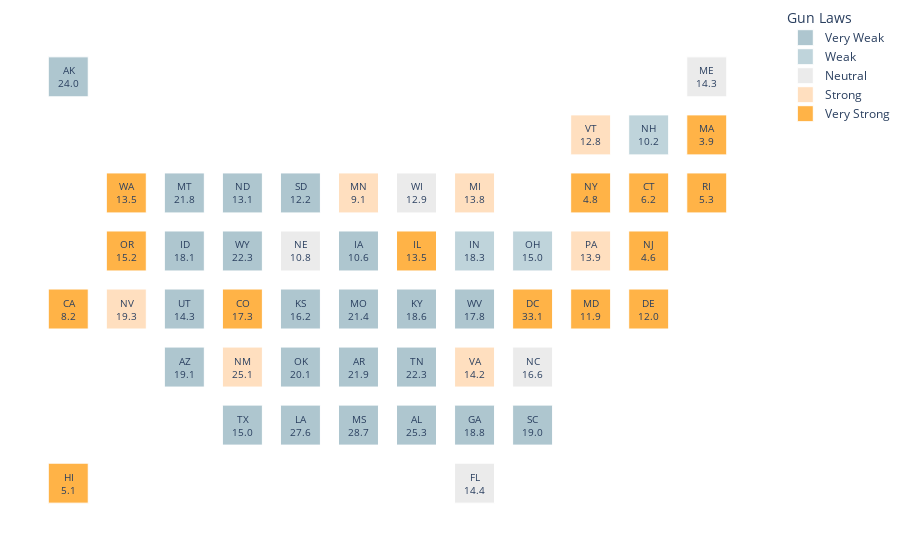

This figure's notebook cell:
### Code cell
import pandas as pd
import plotly.express as px

# 0) Start from your dataframe
df = merged.copy()

# 1) Make sure rate is numeric and build a Likert column from gun_laws
df["rate"] = pd.to_numeric(df["rate"], errors="coerce")

# If you already have a likert column, skip this assignment
df["likert"] = df["gun_laws"]

# 2) Define ordered Likert levels so the legend sorts logically
order = ["Very Weak", "Weak", "Neutral", "Strong", "Very Strong"]
df["Gun Laws"] = pd.Categorical(df["likert"], categories=order, ordered=True)

# 3) Tiled US grid positions
nyt_states = pd.read_csv("https://raw.githubusercontent.com/kristw/gridmap-layout-usa/refs/heads/master/dist/gridmap-layout-usa.csv")

# 4) Merge by state code
df2 = df.merge(nyt_states, left_on="state_code", right_on="key", how="left")

df2["y"] = df2["y"] * -1

# 5) Safety check for any states missing a grid placement
missing = df2[df2["x"].isna()]
if not missing.empty:
    print("Warning: missing grid placement for:", sorted(missing["state_code"].unique().tolist()))
    
likert_colors = ["#AEC6CF", "#BFD4DB", "#EBEBEB", "#FFDFBF", "#FFB347"]

# 7) Build the figure
fig = px.scatter(
    df2, x="x", y="y",
    color="Gun Laws",
    hover_name="state",
    hover_data={
        "Gun Death Rate": df2["rate"],
        "Homicide Rate": df2["fa_homicide_rate"],
        "Suicide": df2["fa_suicide_rate"],
        "gun_laws": True,
        "x": False, "y": False, "x": False, "y": False
    },
    category_orders={"Gun Laws": order},
    color_discrete_sequence=likert_colors
)

# Square tiles
fig.update_traces(marker=dict(symbol="square", size=40, line=dict(color="white", width=1)))

# 8) Add tile labels: state code and rate
for _, r in df2.dropna(subset=["x","y"]).iterrows():
    fig.add_annotation(
        x=r["x"], y=r["y"],
        text=f"{r['state_code']}<br>{r['rate']:.1f}" if pd.notna(r["rate"]) else f"{r['state_code']}",
        showarrow=False,
        font=dict(size=10)
    )

# 9) Style
fig.update_xaxes(visible=False)
fig.update_yaxes(visible=False, scaleanchor="x", scaleratio=1)
fig.update_layout(
    plot_bgcolor="white",
    margin=dict(l=5, r=5, t=5, b=5)
)

fig.show()

### Figure 1 — Plotly figure (JSON) as saved in the notebook; plotly's stock layout.template omitted (floating-point values rounded to 4 significant figures)
{"data": [{"customdata": [[25.3, 12.4, 12.1, "Very Weak"], [24, 6.4, 16.4, "Very Weak"], [19.1, 5.5, 12.8, "Very Weak"], [21.9, 8.6, 12.8, "Very Weak"], [18.8, 8.1, 10.1, "Very Weak"], [18.1, 1.7, 15.5, "Very Weak"], [10.6, 2.3, 8.3, "Very Weak"], [16.2, 4.7, 10.9, "Very Weak"], [18.6, 5.7, 12, "Very Weak"], [27.6, 16.1, 10.6, "Very Weak"], [28.7, 16.8, 11, "Very Weak"], [21.4, 8.5, 12, "Very Weak"], [21.8, 2.6, 18.2, "Very Weak"], [13.1, 2.2, 10.8, "Very Weak"], [20.1, 5.5, 14.1, "Very Weak"], [19, 8.4, 9.9, "Very Weak"], [12.2, 1.2, 9.7, "Very Weak"], [22.3, 9.4, 12.3, "Very Weak"], [15, 5.6, 8.8, "Very Weak"], [14.3, 1.8, 12.1, "Very Weak"], [17.8, 3.5, 13.8, "Very Weak"], [22.3, 1.7, 19.9, "Very Weak"]], "hovertemplate": "<b>%{hovertext}</b><br><br>Gun Laws=Very Weak<br>Gun Death Rate=%{customdata[0]}<br>Homicide Rate=%{customdata[1]}<br>Suicide=%{customdata[2]}<br>gun_laws=%{customdata[3]}<extra></extra>", "hovertext": ["Alabama", "Alaska", "Arizona", "Arkansas", "Georgia", "Idaho", "Iowa", "Kansas", "Kentucky", "Louisiana", "Mississippi", "Missouri", "Montana", "North Dakota", "Oklahoma", "South Carolina", "South Dakota", "Tennessee", "Texas", "Utah", "West Virginia", "Wyoming"], "legendgroup": "Very Weak", "marker": {"color": "#AEC6CF", "line": {"color": "white", "width": 1}, "size": 40, "symbol": "square"}, "mode": "markers", "name": "Very Weak", "orientation": "v", "showlegend": true, "type": "scatter", "x": [6, 0, 2, 5, 7, 2, 5, 4, 6, 4, 5, 5, 2, 3, 4, 8, 4, 6, 3, 2, 7, 3], "xaxis": "x", "y": [-6, 0, -5, -5, -6, -3, -3, -4, -4, -6, -6, -4, -2, -2, -5, -6, -2, -5, -6, -4, -4, -3], "yaxis": "y"}, {"customdata": [[18.3, 6.4, 11, "Weak"], [10.2, 1, 8.7, "Weak"], [15, 5.9, 8.8, "Weak"]], "hovertemplate": "<b>%{hovertext}</b><br><br>Gun Laws=Weak<br>Gun Death Rate=%{customdata[0]}<br>Homicide Rate=%{customdata[1]}<br>Suicide=%{customdata[2]}<br>gun_laws=%{customdata[3]}<extra></extra>", "hovertext": ["Indiana", "New Hampshire", "Ohio"], "legendgroup": "Weak", "marker": {"color": "#BFD4DB", "line": {"color": "white", "width": 1}, "size": 40, "symbol": "square"}, "mode": "markers", "name": "Weak", "orientation": "v", "showlegend": true, "type": "scatter", "x": [7, 10, 8], "xaxis": "x", "y": [-3, -1, -3], "yaxis": "y"}, {"customdata": [[14.4, 4.7, 9.3, "Neutral"], [14.3, 2.6, 11.3, "Neutral"], [10.8, 1.7, 8.3, "Neutral"], [16.6, 6.7, 9.2, "Neutral"], [12.9, 4, 8.5, "Neutral"]], "hovertemplate": "<b>%{hovertext}</b><br><br>Gun Laws=Neutral<br>Gun Death Rate=%{customdata[0]}<br>Homicide Rate=%{customdata[1]}<br>Suicide=%{customdata[2]}<br>gun_laws=%{customdata[3]}<extra></extra>", "hovertext": ["Florida", "Maine", "Nebraska", "North Carolina", "Wisconsin"], "legendgroup": "Neutral", "marker": {"color": "#EBEBEB", "line": {"color": "white", "width": 1}, "size": 40, "symbol": "square"}, "mode": "markers", "name": "Neutral", "orientation": "v", "showlegend": true, "type": "scatter", "x": [7, 11, 4, 8, 6], "xaxis": "x", "y": [-7, 0, -3, -5, -2], "yaxis": "y"}, {"customdata": [[13.8, 5.2, 8.3, "Strong"], [9.1, 2.2, 6.6, "Strong"], [19.3, 5.8, 13.1, "Strong"], [25.1, 10.3, 13.4, "Strong"], [13.9, 5.3, 8.3, "Strong"], [12.8, 2.2, 10.5, "Strong"], [14.2, 5.4, 8.4, "Strong"]], "hovertemplate": "<b>%{hovertext}</b><br><br>Gun Laws=Strong<br>Gun Death Rate=%{customdata[0]}<br>Homicide Rate=%{customdata[1]}<br>Suicide=%{customdata[2]}<br>gun_laws=%{customdata[3]}<extra></extra>", "hovertext": ["Michigan", "Minnesota", "Nevada", "New Mexico", "Pennsylvania", "Vermont", "Virginia"], "legendgroup": "Strong", "marker": {"color": "#FFDFBF", "line": {"color": "white", "width": 1}, "size": 40, "symbol": "square"}, "mode": "markers", "name": "Strong", "orientation": "v", "showlegend": true, "type": "scatter", "x": [7, 5, 1, 3, 9, 9, 7], "xaxis": "x", "y": [-2, -2, -4, -5, -3, -1, -5], "yaxis": "y"}, {"customdata": [[8.2, 3.7, 4.2, "Very Strong"], [17.3, 4.4, 12.3, "Very Strong"], [6.2, 2.9, 3.1, "Very Strong"], [12, 4.2, 7.4, "Very Strong"], [33.1, 31.1, 1.5, "Very Strong"], [5.1, 1.4, 3.5, "Very Strong"], [13.5, 7.7, 5.5, "Very Strong"], [11.9, 7.5, 4.3, "Very Strong"], [3.9, 1.7, 2.1, "Very Strong"], [4.6, 2.2, 2.3, "Very Strong"], [4.8, 2.2, 2.5, "Very Strong"], [15.2, 3.2, 11.6, "Very Strong"], [5.3, 1.6, 3.5, "Very Strong"], [13.5, 4.1, 8.9, "Very Strong"]], "hovertemplate": "<b>%{hovertext}</b><br><br>Gun Laws=Very Strong<br>Gun Death Rate=%{customdata[0]}<br>Homicide Rate=%{customdata[1]}<br>Suicide=%{customdata[2]}<br>gun_laws=%{customdata[3]}<extra></extra>", "hovertext": ["California", "Colorado", "Connecticut", "Delaware", "District of Columbia", "Hawaii", "Illinois", "Maryland", "Massachusetts", "New Jersey", "New York", "Oregon", "Rhode Island", "Washington"], "legendgroup": "Very Strong", "marker": {"color": "#FFB347", "line": {"color": "white", "width": 1}, "size": 40, "symbol": "square"}, "mode": "markers", "name": "Very Strong", "orientation": "v", "showlegend": true, "type": "scatter", "x": [0, 3, 10, 10, 8, 0, 6, 9, 11, 10, 9, 1, 11, 1], "xaxis": "x", "y": [-4, -4, -2, -4, -4, -7, -3, -4, -1, -3, -2, -3, -2, -2], "yaxis": "y"}], "layout": {"annotations": [{"font": {"size": 10}, "showarrow": false, "text": "AL<br>25.3", "x": 6, "y": -6}, {"font": {"size": 10}, "showarrow": false, "text": "AK<br>24.0", "x": 0, "y": 0}, {"font": {"size": 10}, "showarrow": false, "text": "AZ<br>19.1", "x": 2, "y": -5}, {"font": {"size": 10}, "showarrow": false, "text": "AR<br>21.9", "x": 5, "y": -5}, {"font": {"size": 10}, "showarrow": false, "text": "CA<br>8.2", "x": 0, "y": -4}, {"font": {"size": 10}, "showarrow": false, "text": "CO<br>17.3", "x": 3, "y": -4}, {"font": {"size": 10}, "showarrow": false, "text": "CT<br>6.2", "x": 10, "y": -2}, {"font": {"size": 10}, "showarrow": false, "text": "DE<br>12.0", "x": 10, "y": -4}, {"font": {"size": 10}, "showarrow": false, "text": "DC<br>33.1", "x": 8, "y": -4}, {"font": {"size": 10}, "showarrow": false, "text": "FL<br>14.4", "x": 7, "y": -7}, {"font": {"size": 10}, "showarrow": false, "text": "GA<br>18.8", "x": 7, "y": -6}, {"font": {"size": 10}, "showarrow": false, "text": "HI<br>5.1", "x": 0, "y": -7}, {"font": {"size": 10}, "showarrow": false, "text": "ID<br>18.1", "x": 2, "y": -3}, {"font": {"size": 10}, "showarrow": false, "text": "IL<br>13.5", "x": 6, "y": -3}, {"font": {"size": 10}, "showarrow": false, "text": "IN<br>18.3", "x": 7, "y": -3}, {"font": {"size": 10}, "showarrow": false, "text": "IA<br>10.6", "x": 5, "y": -3}, {"font": {"size": 10}, "showarrow": false, "text": "KS<br>16.2", "x": 4, "y": -4}, {"font": {"size": 10}, "showarrow": false, "text": "KY<br>18.6", "x": 6, "y": -4}, {"font": {"size": 10}, "showarrow": false, "text": "LA<br>27.6", "x": 4, "y": -6}, {"font": {"size": 10}, "showarrow": false, "text": "ME<br>14.3", "x": 11, "y": 0}, {"font": {"size": 10}, "showarrow": false, "text": "MD<br>11.9", "x": 9, "y": -4}, {"font": {"size": 10}, "showarrow": false, "text": "MA<br>3.9", "x": 11, "y": -1}, {"font": {"size": 10}, "showarrow": false, "text": "MI<br>13.8", "x": 7, "y": -2}, {"font": {"size": 10}, "showarrow": false, "text": "MN<br>9.1", "x": 5, "y": -2}, {"font": {"size": 10}, "showarrow": false, "text": "MS<br>28.7", "x": 5, "y": -6}, {"font": {"size": 10}, "showarrow": false, "text": "MO<br>21.4", "x": 5, "y": -4}, {"font": {"size": 10}, "showarrow": false, "text": "MT<br>21.8", "x": 2, "y": -2}, {"font": {"size": 10}, "showarrow": false, "text": "NE<br>10.8", "x": 4, "y": -3}, {"font": {"size": 10}, "showarrow": false, "text": "NV<br>19.3", "x": 1, "y": -4}, {"font": {"size": 10}, "showarrow": false, "text": "NH<br>10.2", "x": 10, "y": -1}, {"font": {"size": 10}, "showarrow": false, "text": "NJ<br>4.6", "x": 10, "y": -3}, {"font": {"size": 10}, "showarrow": false, "text": "NM<br>25.1", "x": 3, "y": -5}, {"font": {"size": 10}, "showarrow": false, "text": "NY<br>4.8", "x": 9, "y": -2}, {"font": {"size": 10}, "showarrow": false, "text": "NC<br>16.6", "x": 8, "y": -5}, {"font": {"size": 10}, "showarrow": false, "text": "ND<br>13.1", "x": 3, "y": -2}, {"font": {"size": 10}, "showarrow": false, "text": "OH<br>15.0", "x": 8, "y": -3}, {"font": {"size": 10}, "showarrow": false, "text": "OK<br>20.1", "x": 4, "y": -5}, {"font": {"size": 10}, "showarrow": false, "text": "OR<br>15.2", "x": 1, "y": -3}, {"font": {"size": 10}, "showarrow": false, "text": "PA<br>13.9", "x": 9, "y": -3}, {"font": {"size": 10}, "showarrow": false, "text": "RI<br>5.3", "x": 11, "y": -2}, {"font": {"size": 10}, "showarrow": false, "text": "SC<br>19.0", "x": 8, "y": -6}, {"font": {"size": 10}, "showarrow": false, "text": "SD<br>12.2", "x": 4, "y": -2}, {"font": {"size": 10}, "showarrow": false, "text": "TN<br>22.3", "x": 6, "y": -5}, {"font": {"size": 10}, "showarrow": false, "text": "TX<br>15.0", "x": 3, "y": -6}, {"font": {"size": 10}, "showarrow": false, "text": "UT<br>14.3", "x": 2, "y": -4}, {"font": {"size": 10}, "showarrow": false, "text": "VT<br>12.8", "x": 9, "y": -1}, {"font": {"size": 10}, "showarrow": false, "text": "VA<br>14.2", "x": 7, "y": -5}, {"font": {"size": 10}, "showarrow": false, "text": "WA<br>13.5", "x": 1, "y": -2}, {"font": {"size": 10}, "showarrow": false, "text": "WV<br>17.8", "x": 7, "y": -4}, {"font": {"size": 10}, "showarrow": false, "text": "WI<br>12.9", "x": 6, "y": -2}, {"font": {"size": 10}, "showarrow": false, "text": "WY<br>22.3", "x": 3, "y": -3}], "legend": {"title": {"text": "Gun Laws"}, "tracegroupgap": 0}, "margin": {"b": 5, "l": 5, "r": 5, "t": 5}, "plot_bgcolor": "white", "xaxis": {"anchor": "y", "domain": [0, 1], "title": {"text": "x"}, "visible": false}, "yaxis": {"anchor": "x", "domain": [0, 1], "scaleanchor": "x", "scaleratio": 1, "title": {"text": "y"}, "visible": false}}}
